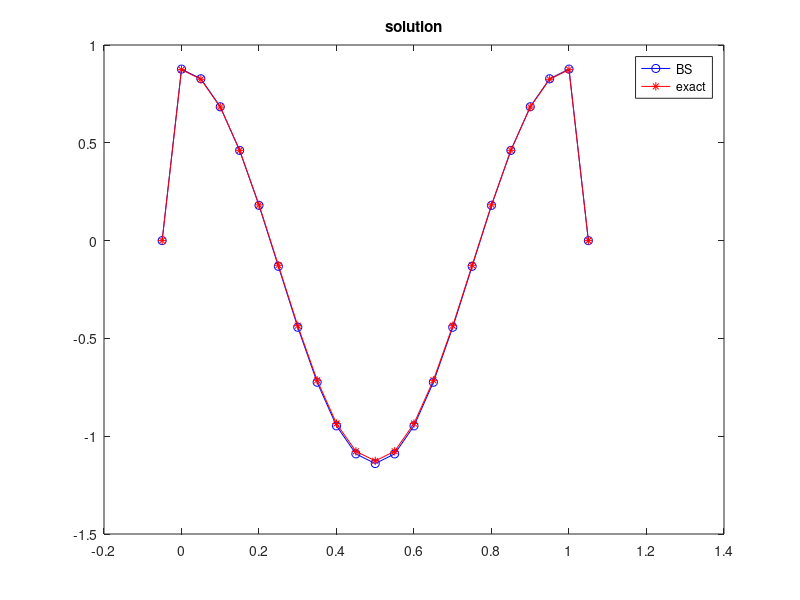

Write MATLAB code to recreate this figure.
% WORKS CORRECTLY
clc; clear all; close all

N_cells = 20;
a = 0;
b = 1;
L = b - a;
p = 2;
dx = L/N_cells;
x = a:dx:b;
coeff = 1/dx^2;
pad = 1;
S = 1+pad;
x = [x(1)-dx x x(end)+dx];
LX = length(x);
F = LX-pad;
FP = LX-pad-1;

f = -(p*pi)^2*cos(p*pi*x');
f(S:FP) = f(S:FP) - mean(f(S:FP));
f(1) = 0; f(end) = 0;
f(end-1) = 0;

I = eye(LX,LX);
d_lower = diag(ones(LX-1,1),1);
d_upper = diag(ones(LX-1,1),-1);
A = -2*I + d_lower+d_upper;
A(1,:) = 0; A(end,:) = 0; A(:,1) = 0; A(:,end) = 0;
A(1+pad,end-pad-1) = 1;
A(end-pad,1+pad) = 1;
disp('A = ')
disp(num2str(A))
disp(['N_cells = ' num2str(N_cells)])
disp('size(A) = ')
disp(num2str(size(A)))
A = coeff*A;

u = zeros(size(x));
u(S:FP) = A(S:FP,S:FP)\f(S:FP);
u = u - mean(u);
u(1) = 0; u(end) = 0;

u_exact = cos(p*pi*x');
u_exact = u_exact - mean(u_exact);
u_exact(1) = 0; u_exact(end) = 0;

figure
plot(x,u,'b-o',x,u_exact,'r-*')
title('solution')
legend('BS','exact')
